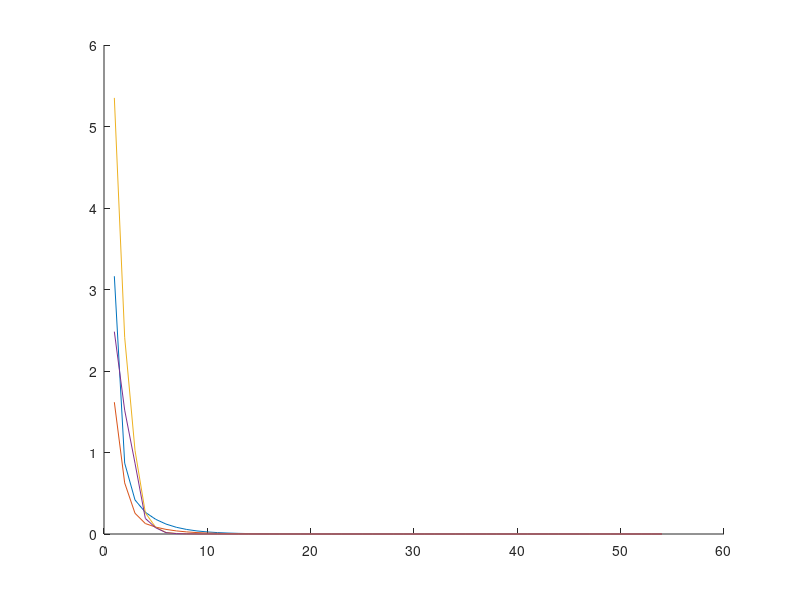

MATLAB code to generate this figure:
A = [4 -1 0 -1 0 0 0 0 0; -1 4 -1 0 -1 0 0 0 0; 0 -1 4 -1 0 -1 0 0 0;-1 0 -1 4 -1 0 -1 0 0 ;0 -1 0 -1 4 -1 0 -1 0; 0 0 -1 0 -1 4 -1 0 -1; 0 0 0 -1 0 -1 4 -1 0; 0 0 0 0 -1 0 -1 4 -1; 0 0 0 0 0 -1 0 -1 4]
f = [0;5;-2;4;-4;4;-2;5;0]
sz = size(A,1);


%%Test%%
% We want to see how the convergence is based on iterations
stop_crit = zeros(54,1); %specific because I ran it first to find out what the largest iteration number was; 54, so left some room
iteration = zeros(54,1);
for z = 1:54
    iteration(z)=z;
end
for y = 1:2
    if y == 1
        omega = 1;
        fprintf('GS')
    elseif y == 2
        D = zeros(sz);
        Dinv = zeros(sz);
        for i=1:sz
            D(i,i) = A(i,i);
            Dinv(i,i) = 1/D(i,i);
        end
        offdiagA = D-A;
        R_J = Dinv*offdiagA;
        rho = max(abs(eig(R_J)));% Spectral radius of Jacobi iteration matrix, calculated just above
        omega = 2/(1+sqrt(1-rho^2));% Theoretical optimal value for omega
        fprintf('SOR')
    end
    i=1;
    for i = 1:2
    m=0;
    stopping_criterion = 1;
    x = ones(sz,1); % Take any first guess and as long as we choose stuff correctly, it should converge.
    x_next= zeros(sz,1);
        while (stopping_criterion>10e-10)
            for j=1:sz
                sum1=0;
                for k=1:(j-1)
                    sum1 = A(j,k).*x_next(k) + sum1;
                end
                sum2=0;
                for k=(j+1):sz
                    sum2 = A(j,k).*x(k) + sum2;
                end
                x_next(j) = (1-omega).*x(j) + (omega/A(j,j)).*(f(j) - sum1 - sum2);
            end
            % Computing stopping criteria
            res = f-A*x_next;
            if i==1
                stopping_criterion = norm(res);
            elseif i==2
                stopping_criterion = norm(res,Inf);
            end
            stop_crit(m+1) = stopping_criterion;
            % Setup for next iteration
            x = x_next;
            m = m+1;
        end
    x
    if i==1
        fprintf('Residual in 2-norm = %.6e\nIteration number m = %d\n\n',stopping_criterion,m)
    elseif i==2
        fprintf('Residual in Sup-norm = %.6e\nIteration number m = %d\n\n',stopping_criterion,m)
    end
    hold on
    plot(iteration,stop_crit)
    end
    y = y+1;%switch methods from GS to SOR
end
